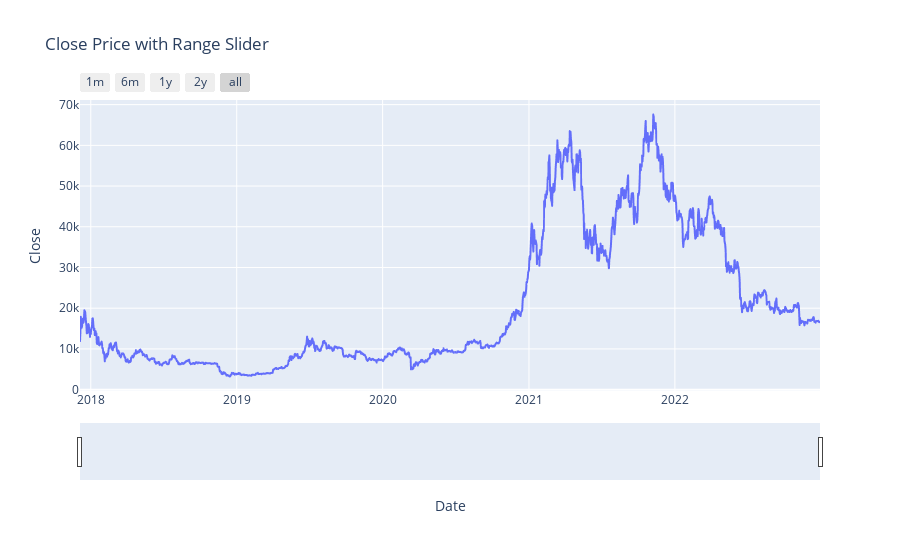

Notebook cell for this chart:
### Code cell
crypto_btc.reset_index(inplace=True)
fig = px.line(crypto_btc, x='Date', y='Close', title='Close Price with Range Slider')
fig.update_layout(hovermode="x")

fig.update_xaxes(
    rangeslider_visible=True,
    rangeselector=dict(
        buttons=list([
            dict(count=1, label="1m", step="month", stepmode="backward"),
            dict(count=6, label="6m", step="month", stepmode="backward"),
            dict(count=1, label="1y", step="year", stepmode="backward"),
            dict(count=2, label="2y", step="year", stepmode="backward"),
            dict(step="all")
            
        ])
    )
)
fig.show()

### Figure 1 — Plotly figure (JSON) as saved in the notebook; plotly's stock layout.template omitted (floating-point values rounded to 4 significant figures; data arrays with more than 128 entries replaced by an {"elided": "..."} marker saying what was removed)
{"data": [{"hovertemplate": "Date=%{x}<br>Close=%{y}<extra></extra>", "legendgroup": "", "line": {"color": "#636efa", "dash": "solid"}, "marker": {"symbol": "circle"}, "mode": "lines", "name": "", "showlegend": false, "type": "scattergl", "x": {"elided": "1852 str values"}, "xaxis": "x", "y": {"elided": "1852 float values"}, "yaxis": "y"}], "layout": {"hovermode": "x", "legend": {"tracegroupgap": 0}, "title": {"text": "Close Price with Range Slider"}, "xaxis": {"anchor": "y", "domain": [0, 1], "rangeselector": {"buttons": [{"count": 1, "label": "1m", "step": "month", "stepmode": "backward"}, {"count": 6, "label": "6m", "step": "month", "stepmode": "backward"}, {"count": 1, "label": "1y", "step": "year", "stepmode": "backward"}, {"count": 2, "label": "2y", "step": "year", "stepmode": "backward"}, {"step": "all"}]}, "rangeslider": {"visible": true}, "title": {"text": "Date"}}, "yaxis": {"anchor": "x", "domain": [0, 1], "title": {"text": "Close"}}}}
